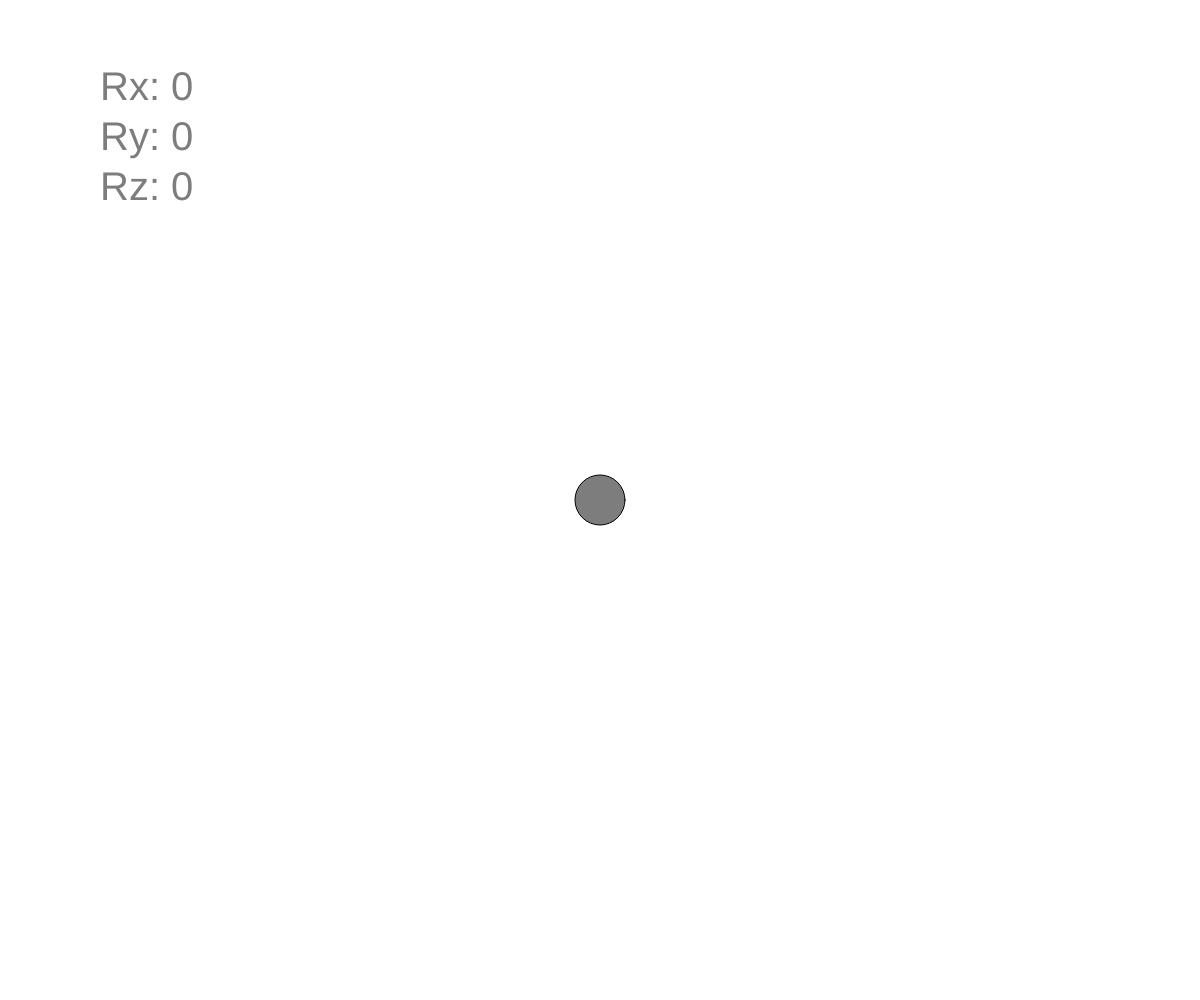
Frame 1 (no input)
Frame 60 (no input): identical to frame 1, image omitted
Frame 120 (the mouse pressed at the canvas centre since frame 60): identical to frame 1, image omitted

The p5.js sketch that drew this single still picture (run headless with seeded random() and noise() and a simulated clock; from frame 60 on, the mouse is pressed at the canvas centre):

// p5.js sketch
// ── sketch.js
var ballSize;
var vX, vY;
var pX, pY;
var aX, aY;
var f;
function setup() {
 createCanvas(windowWidth,windowHeight);
 ellipseMode(CENTER);
 ballSize = 50;
pX = windowWidth/2;
 pY = windowHeight/2;
 vX = 0;
 vY = 0;
 f = 0.00001;
 
}

function draw() {
  
 background(255);
 drawBall();
 textSize(40);
 text("Rx: " + floor(rotationX), 100, 100);
 text("Ry: " + floor(rotationY), 100, 150);
 text("Rz: " + floor(rotationZ), 100, 200);
 
 aX = rotationY * f;
 vX += aX;
 pX += vX;
 
 aY = rotationX;
 vY += aY;
 pY += vY;

 if (pX + ballSize/2 >= windowWidth || pX + ballSize/2 <= 0  ){
   vX = -vX;
 }
 
 if (pY + ballSize/2 >= windowHeight || pY + ballSize/2 <= 0  ){
   vY = -vY;
 }
 
}

function drawBall(){
  fill(125);
  ellipse(pX, pY, ballSize,ballSize);
  
}
